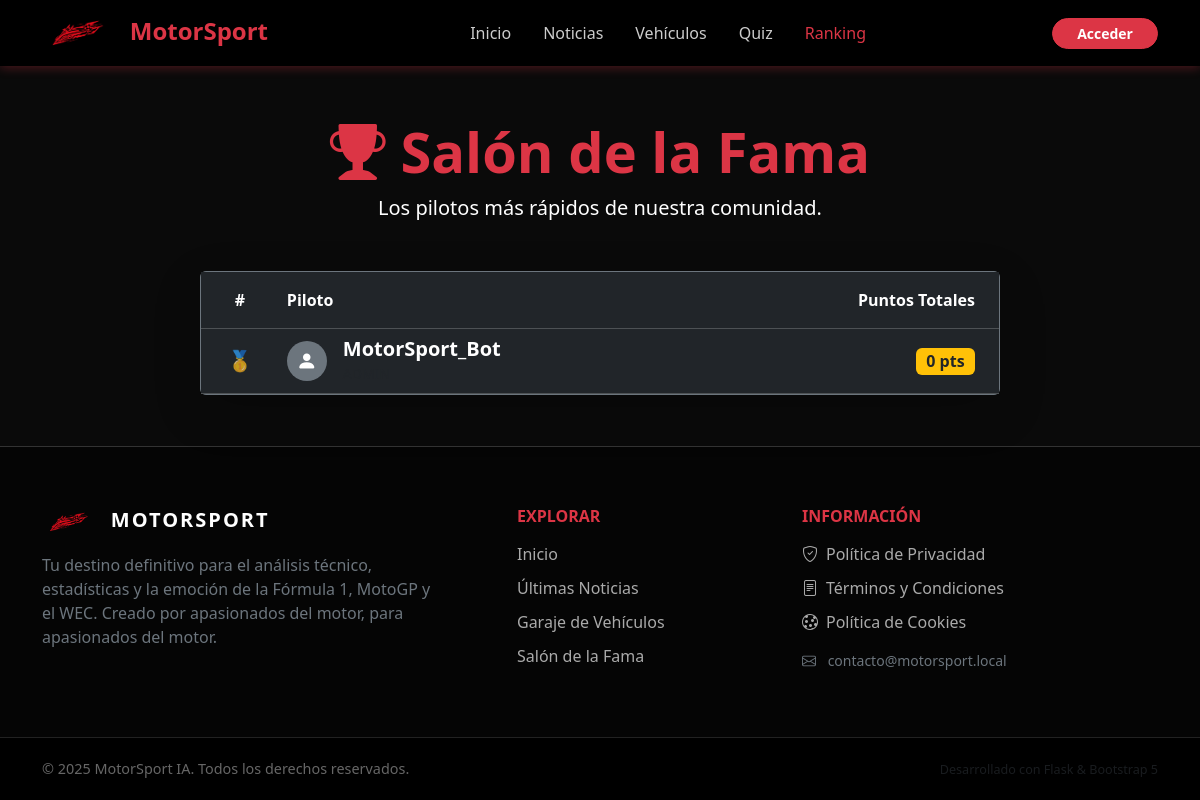
Before: /ranking with the older database file.
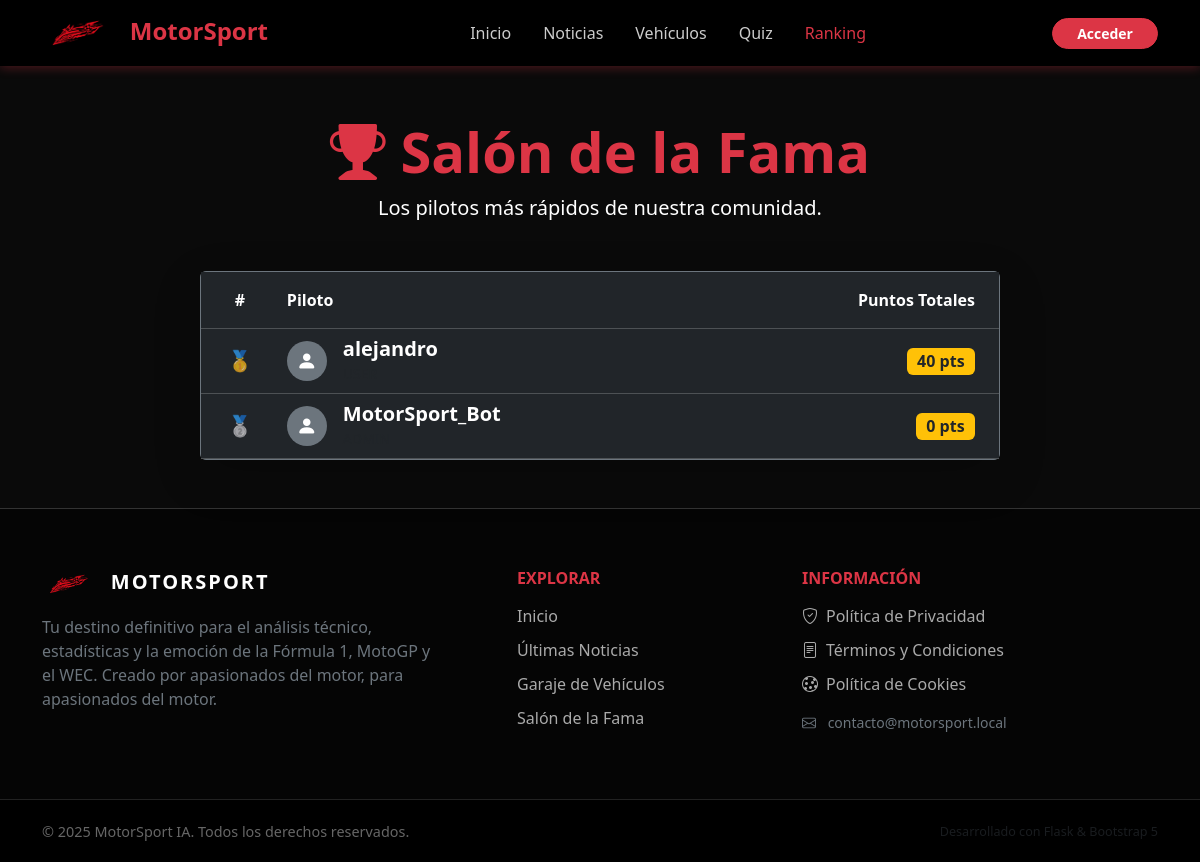
After: the same page with the newer database file.
### models.py (models this page shows, shortened)
class User(UserMixin, db.Model):
    __tablename__ = "users"
    id = db.Column(db.Integer, primary_key=True)
    username = db.Column(db.String(50), unique=True, nullable=False)
    email = db.Column(db.String(120), unique=True, nullable=False)
    password_hash = db.Column(db.String(255), nullable=False)
    role = db.Column(db.Enum("user", "editor", "admin"), default="user")
    settings = db.Column(db.JSON, nullable=True)  # Para preferencias del perfil
    score = db.Column(db.Integer, default=0)

### app.py (the view)
@app.route("/ranking")
def ranking():
    top_users = User.query.order_by(User.score.desc()).limit(10).all()
    return render_template("ranking.html", users=top_users)

### templates/ranking.html (shortened to what this page needs)
{% extends "base.html" %}
{% block content %}
<div class="container py-5">
    <div class="text-center mb-5">
        <h1 class="display-4 fw-bold text-danger"><i class="bi bi-trophy-fill"></i> Salón de la Fama</h1>
        <p class="lead text-white">Los pilotos más rápidos de nuestra comunidad.</p>
    </div>
    <div class="card bg-dark border-secondary mx-auto shadow-lg" style="max-width: 800px;">
        <div class="card-body p-0">
            <table class="table table-dark table-hover mb-0 align-middle">
                <thead class="bg-danger text-white">
                    <tr>
                        <th scope="col" class="text-center py-3">#</th>
                        <th scope="col" class="py-3">Piloto</th>
                        <th scope="col" class="text-end py-3 pe-4">Puntos Totales</th>
                    </tr>
                </thead>
                <tbody>
                    {% for user in users %}
                    <tr
                        class="{% if current_user.is_authenticated and user.id == current_user.id %}table-active border-start border-4 border-warning{% endif %}">
                        <td class="text-center fw-bold text-muted fs-5">
                            {% if loop.index == 1 %}🥇{% elif loop.index == 2 %}🥈{% elif loop.index == 3 %}🥉{% else
                            %}{{ loop.index }}{% endif %}
                        </td>
                        <td>
                            <div class="d-flex align-items-center">
                                <div class="bg-secondary rounded-circle d-flex align-items-center justify-content-center me-3"
                                    style="width: 40px; height: 40px;">
                                    <i class="bi bi-person-fill text-white fs-5"></i>
                                </div>
                                <div>
                                    <h5 class="mb-0 fw-bold">{{ user.username }}</h5>
                                    <small class="text-muted">{{ user.role|upper }}</small>
                                </div>
                            </div>
                        </td>
                        <td class="text-end pe-4">
                            <span class="badge bg-warning text-dark fs-6">{{ user.score }} pts</span>
                        </td>
                    </tr>
                    {% else %}
                    <tr>
                        <td colspan="3" class="text-center py-4 text-muted">Aún no hay pilotos clasificados.</td>
                    </tr>
                    {% endfor %}
                </tbody>
            </table>
        </div>
    </div>
</div>
{% endblock %}

Changed rows visible on the page:
added User: username "alejandro", score "40"
computed for User "MotorSport_Bot": text "🥇" → "🥈"
